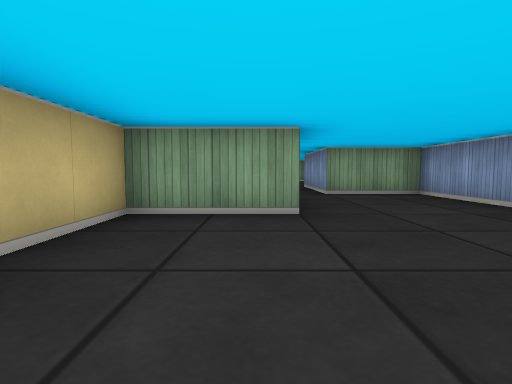
[1] (above)

16 first-person views from a walk through a cub3D maze. The camera is about half as high as the walls, tilts 4° down and sees 80° across. The floor is counted in squares. Each view is taken from the middle of a square. On the plan, view 1 faces up. The plan holds only what a view shows up to about 9 squares ahead; the rest is blank.

[2]
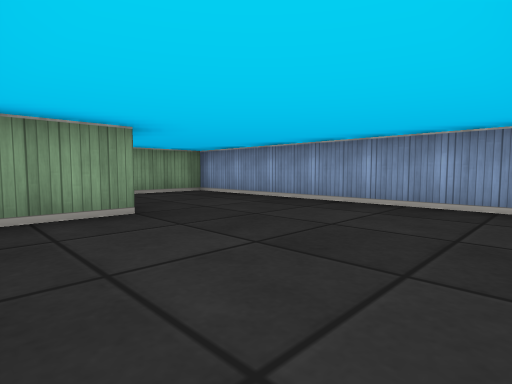

[3]
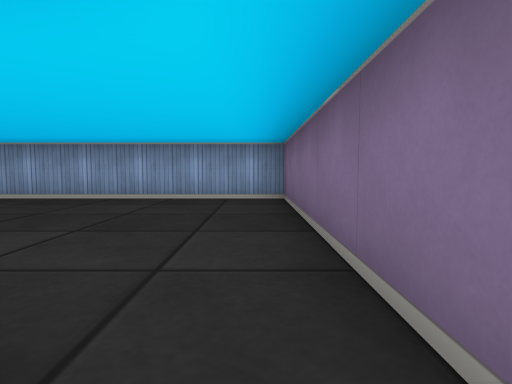

[4]
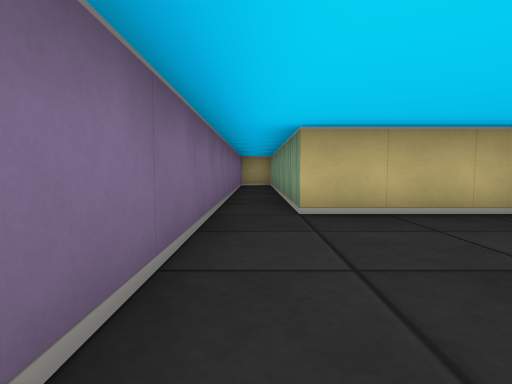

[5]
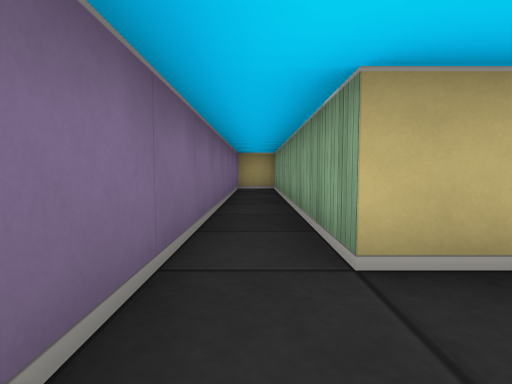

[6]
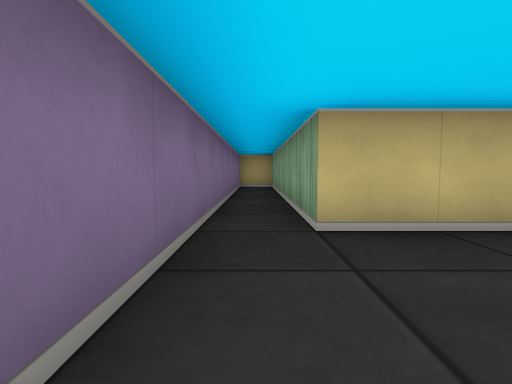

[7]
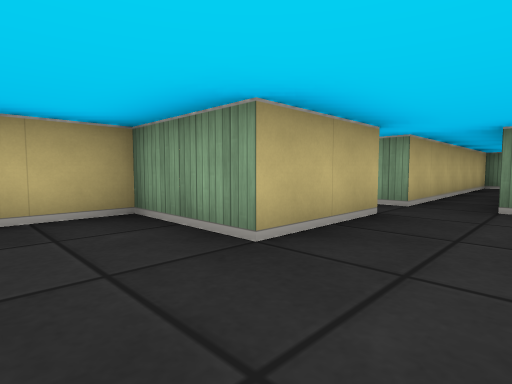

[8]
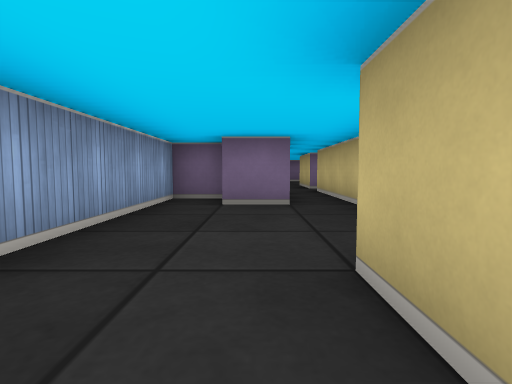

[9]
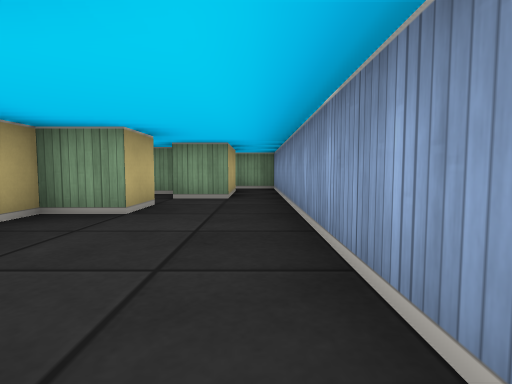

[10]
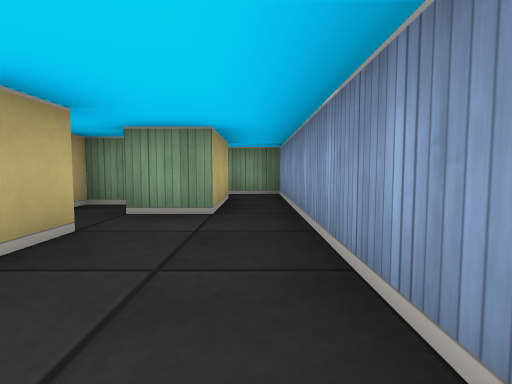

[11]
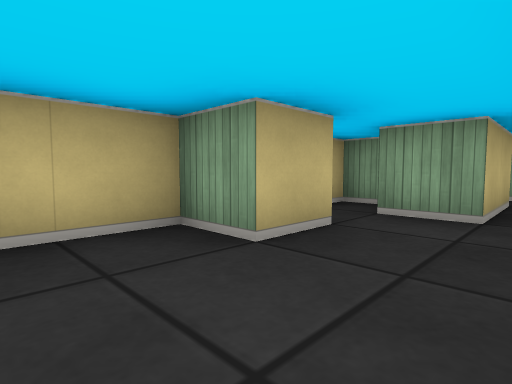

[12]
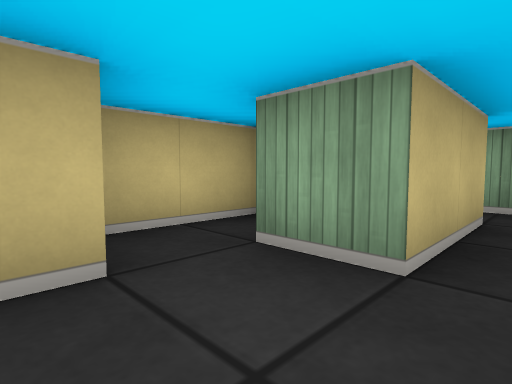

[13]
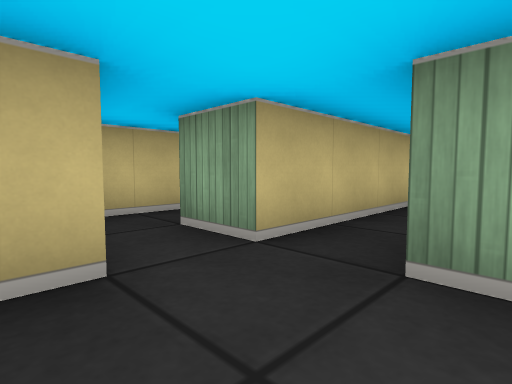

[14]
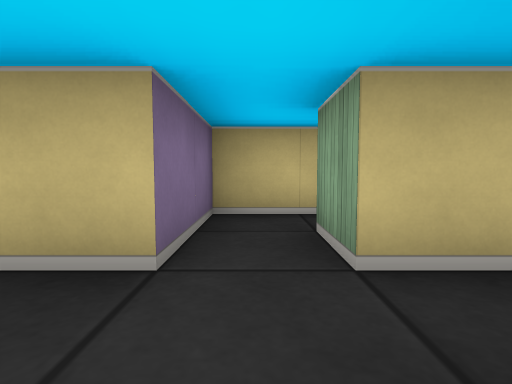

[15]
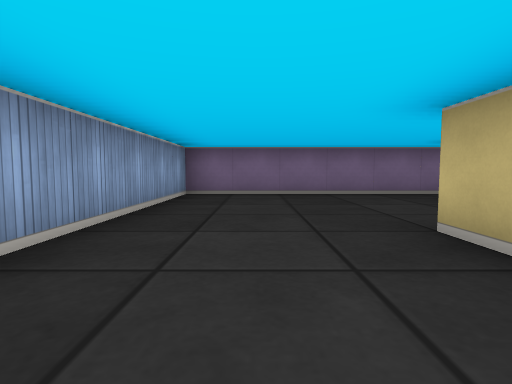

[16]
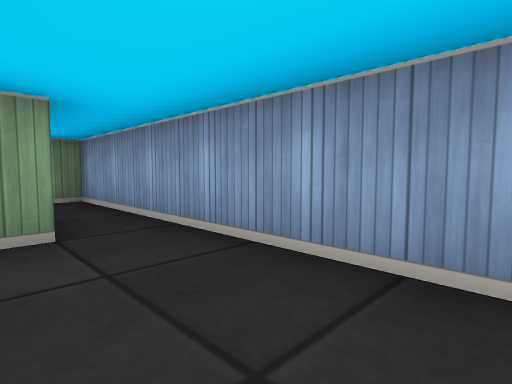

### Floor plan
Ten units are one square. View 1 is at (0, 0); x grows to the right and y downward. Boxes are objects, and circles mark ways between rooms. Rooms are numbered by the first view taken in them; rooms with no view inside come last. Other rooms are left out.
<svg viewBox="-90 -180 130 190">
<path fill="none" stroke="#000" d="M-5 -55 5 -55 5 -35 -15 -35 -15 -5 -85 -5 -85 5 35 5 35 -65 15 -65M5 -65 -5 -65M15 -95 25 -95M25 -85 35 -85 35 -145M15 -136 15 -125 5 -125 5 -65M25 -145 15 -145M15 -65 15 -90M12 -155 5 -155 5 -138M25 -166 25 -145M35 -145 35 -175 22 -175"/>
<circle cx="10" cy="-70" r="3" fill="#2a7"/>
<circle cx="30" cy="-150" r="3" fill="#2a7"/>
<text x="0" y="-20">1</text>
<text x="20" y="-110">2</text>
<text x="30" y="-160">3</text>
</svg>
Room 1 opens to room 2. Room 2 opens to room 3.

Where each view was taken, in squares from view 1:
view 1: 0 up, 0 right, facing up
view 2: 0 up, 1 left, facing up-right
view 3: 0 up, 2 left, facing right
view 4: 0 up, 2 right, facing left
view 5: 0 up, 0 right, facing left
view 6: 0 up, 1 right, facing left
view 7: 2 up, 2 right, facing up-left
view 8: 14 up, 2 right, facing down
view 9: 9 up, 3 right, facing up
view 10: 11 up, 3 right, facing up
view 11: 11 up, 3 right, facing up-left
view 12: 13 up, 3 right, facing up-left
view 13: 5 up, 2 right, facing up-left
view 14: 6 up, 2 right, facing left
view 15: 6 up, 2 right, facing down
view 16: 12 up, 2 right, facing up-right
